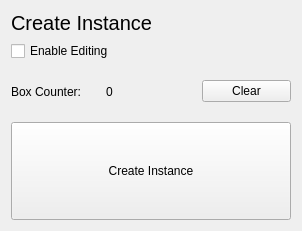
<?xml version="1.0" encoding="UTF-8"?>
<ui version="4.0">
 <class>widget_instance_creator</class>
 <widget class="QWidget" name="widget_instance_creator">
  <property name="geometry">
   <rect>
    <x>0</x>
    <y>0</y>
    <width>302</width>
    <height>231</height>
   </rect>
  </property>
  <property name="sizePolicy">
   <sizepolicy hsizetype="Expanding" vsizetype="Expanding">
    <horstretch>0</horstretch>
    <verstretch>0</verstretch>
   </sizepolicy>
  </property>
  <property name="windowTitle">
   <string>Form</string>
  </property>
  <property name="styleSheet">
   <string notr="true"/>
  </property>
  <layout class="QVBoxLayout" name="verticalLayout" stretch="1,0,1,2">
   <item>
    <widget class="QLabel" name="label_4">
     <property name="sizePolicy">
      <sizepolicy hsizetype="Preferred" vsizetype="Fixed">
       <horstretch>0</horstretch>
       <verstretch>0</verstretch>
      </sizepolicy>
     </property>
     <property name="font">
      <font>
       <pointsize>15</pointsize>
      </font>
     </property>
     <property name="text">
      <string>Create Instance</string>
     </property>
    </widget>
   </item>
   <item>
    <widget class="QCheckBox" name="ui_check_enable">
     <property name="text">
      <string>Enable Editing</string>
     </property>
    </widget>
   </item>
   <item>
    <layout class="QHBoxLayout" name="horizontalLayout">
     <item>
      <widget class="QLabel" name="label">
       <property name="sizePolicy">
        <sizepolicy hsizetype="Preferred" vsizetype="Expanding">
         <horstretch>0</horstretch>
         <verstretch>0</verstretch>
        </sizepolicy>
       </property>
       <property name="text">
        <string>Box Counter:</string>
       </property>
      </widget>
     </item>
     <item>
      <widget class="QLabel" name="ui_label_counter">
       <property name="sizePolicy">
        <sizepolicy hsizetype="Preferred" vsizetype="Expanding">
         <horstretch>0</horstretch>
         <verstretch>0</verstretch>
        </sizepolicy>
       </property>
       <property name="text">
        <string>0</string>
       </property>
      </widget>
     </item>
     <item>
      <widget class="QPushButton" name="ui_button_clear">
       <property name="text">
        <string>Clear</string>
       </property>
      </widget>
     </item>
    </layout>
   </item>
   <item>
    <widget class="QPushButton" name="ui_button_create">
     <property name="sizePolicy">
      <sizepolicy hsizetype="Minimum" vsizetype="Expanding">
       <horstretch>0</horstretch>
       <verstretch>0</verstretch>
      </sizepolicy>
     </property>
     <property name="text">
      <string>Create Instance</string>
     </property>
    </widget>
   </item>
  </layout>
 </widget>
 <resources/>
 <connections/>
</ui>
